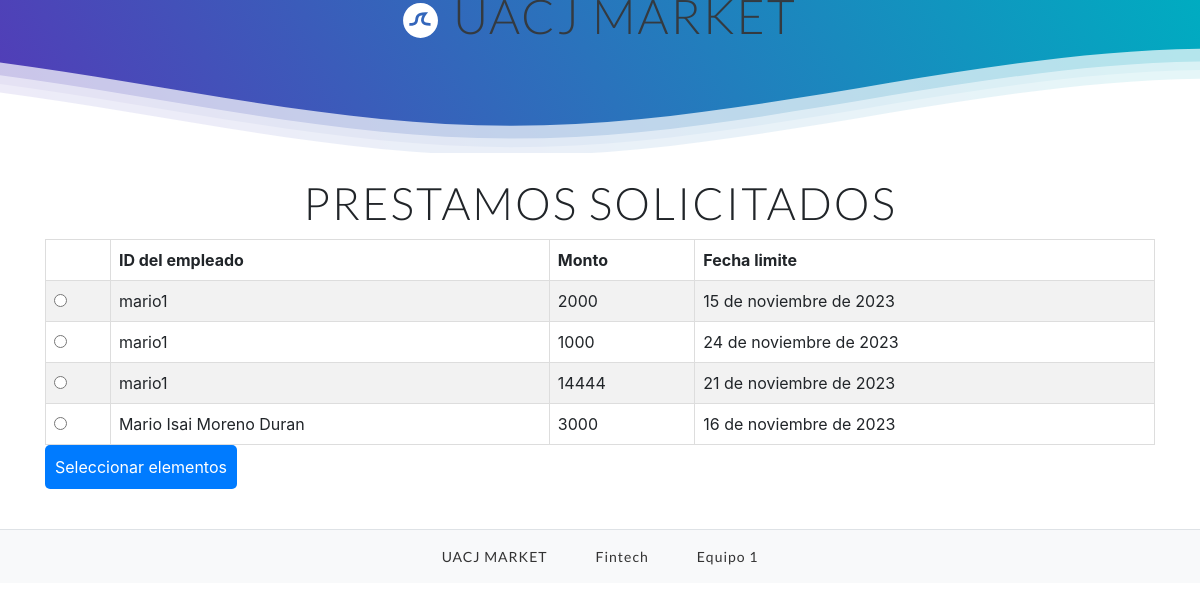
The page /Prestamos/ on the database its author committed.
### sitio/models.py (models this page shows, shortened)
class prestamos(models.Model):
    nombre = models.CharField(max_length=100, default='Nombre predeterminado')
    Monto = models.IntegerField()
    TipoPago = models.CharField(max_length=90)
    FechaLimite = models.DateField()

### sitio/views.py (the view)
# urls.py: path('Prestamos/', views.Aceptarprestamo,name='Aceptar'),
def Aceptarprestamo(request):
     datos = prestamos.objects.all()
     if request.method == 'POST':
         datos  = request.POST.getlist('datos')
         datos = datos[0]
         dato_ids = request.POST.getlist('datos')
         for dato_id in dato_ids:
            dato = prestamos.objects.get(id=dato_id)
            fecha_limite = dato.FechaLimite
            if datetime.now().date() > fecha_limite:
                dato.delete()
                messages.success(request, 'ya paso de la fecha limite para ser aceptado el prestamo')
                return redirect('SITIO:producto_index')
         datos = prestamos.objects.filter(id=datos)
         return render(request, 'sitio/prestamos/transferenciaPrestamo.html', {'datos': datos})
     else:
        return render(request, 'sitio/prestamos/prestamos.html', {'datos': datos})

### sitio/templates/sitio/prestamos/prestamos.html (shortened to what this page needs)
{% extends 'registration/layout.html' %} {% block content %}
<div class="row">
    <div class="col-12 mb-3">
      <h1 class="text-uppercase text-center display-4 title-form-register">Prestamos Solicitados</h1>
      <form method="post" action="{% url 'SITIO:Aceptar' %}">
          <table>
              <tr>
                  <th></th>
                  <th>ID del empleado</th>
                  <th>Monto</th>
                  <th>Fecha limite</th>
              </tr>
              {% for dato in datos %}
              <tr>
                  <td><input type="radio" name="datos" value="{{ dato.id }}"></td>
                  <td>{{ dato.nombre }}</td>
                  <td>{{ dato.Monto }}</td>
                  <td>{{ dato.FechaLimite }}</td>
              </tr>
              {% endfor %}
          </table>
          <input type="submit" style="background-color: #007bff; color: #fff; padding: 10px; border: none; border-radius: 5px; cursor: pointer;" value="Seleccionar elementos" disabled>
      </form>
  </div>
</div>
{% endblock %}

### sitio/static/sitio/style.css (style rules this page uses)
body { background-image: url('media/Fondo.png'); }
.title-form-register { font-size: 2.8em; }

### ECOMMERCE/templates/registration/layout.html (style rules this page uses)
body { margin: 0; }
h1 { font-family: 'Lato', sans-serif; font-weight: 300; letter-spacing: 2px; font-size: 48px; }

### sitio/templates/sitio/prestamos/prestamos.html (style rules this page uses)
table { border-collapse: collapse; width: 100%; }
th, td { border: 1px solid #dddddd; text-align: left; padding: 8px; }
tr:nth-child(even) { background-color: #f2f2f2; }

### rows shown on the page
prestamos: nombre "mario1", Monto "2000", FechaLimite "15 de noviembre de 2023"
prestamos: nombre "mario1", Monto "1000", FechaLimite "24 de noviembre de 2023"
prestamos: nombre "mario1", Monto "14444", FechaLimite "21 de noviembre de 2023"
prestamos: nombre "Mario Isai Moreno Duran", Monto "3000", FechaLimite "16 de noviembre de 2023"
